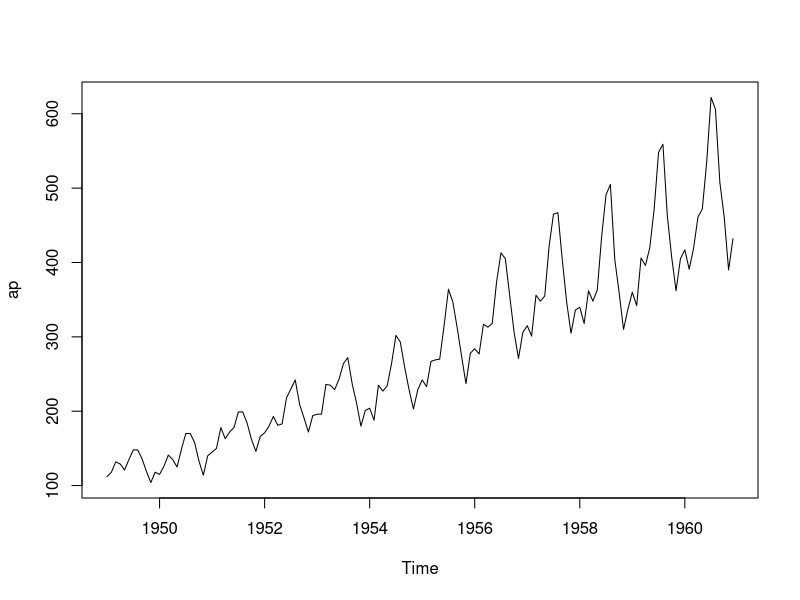

Recreate this plot in R.
data(AirPassengers)
ap <- AirPassengers

ts(ap, frequency = 12, start = c(1949))
pdf("lab6_plot.pdf")
attributes(ap)
plot(ap)
dev.off()